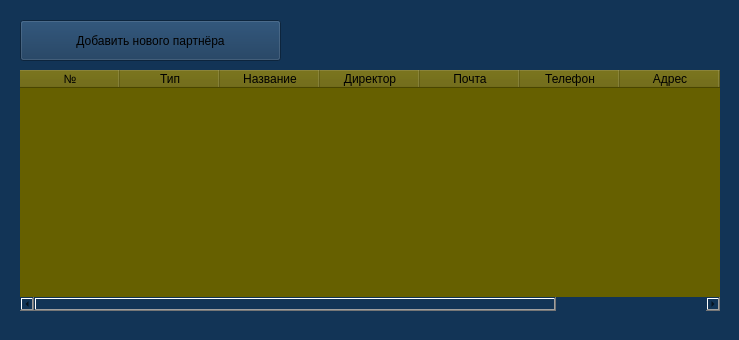
<?xml version="1.0" encoding="UTF-8"?>
<ui version="4.0">
 <class>Partner</class>
 <widget class="QMainWindow" name="Partner">
  <property name="geometry">
   <rect>
    <x>0</x>
    <y>0</y>
    <width>739</width>
    <height>340</height>
   </rect>
  </property>
  <property name="windowTitle">
   <string>Партнёры</string>
  </property>
  <property name="windowIcon">
   <iconset>
    <normaloff>images/Мастер пол.ico</normaloff>images/Мастер пол.ico</iconset>
  </property>
  <property name="styleSheet">
   <string notr="true">background-color: #123456;</string>
  </property>
  <widget class="QWidget" name="centralwidget">
   <widget class="QTableWidget" name="tablePartner">
    <property name="geometry">
     <rect>
      <x>20</x>
      <y>70</y>
      <width>700</width>
      <height>241</height>
     </rect>
    </property>
    <property name="acceptDrops">
     <bool>false</bool>
    </property>
    <property name="styleSheet">
     <string notr="true">border: 0px;
max-width: 700px;
background-color:#666000;
border-radius: 15px;</string>
    </property>
    <property name="dragEnabled">
     <bool>false</bool>
    </property>
    <property name="alternatingRowColors">
     <bool>false</bool>
    </property>
    <property name="sortingEnabled">
     <bool>false</bool>
    </property>
    <attribute name="horizontalHeaderCascadingSectionResizes">
     <bool>false</bool>
    </attribute>
    <attribute name="verticalHeaderShowSortIndicator" stdset="0">
     <bool>false</bool>
    </attribute>
    <column>
     <property name="text">
      <string>№</string>
     </property>
    </column>
    <column>
     <property name="text">
      <string>Тип</string>
     </property>
    </column>
    <column>
     <property name="text">
      <string>Название</string>
     </property>
    </column>
    <column>
     <property name="text">
      <string>Директор</string>
     </property>
    </column>
    <column>
     <property name="text">
      <string>Почта</string>
     </property>
    </column>
    <column>
     <property name="text">
      <string>Телефон</string>
     </property>
    </column>
    <column>
     <property name="text">
      <string>Адрес</string>
     </property>
    </column>
    <column>
     <property name="text">
      <string>ИНН</string>
     </property>
    </column>
    <column>
     <property name="text">
      <string>Рейтинг</string>
     </property>
    </column>
   </widget>
   <widget class="QPushButton" name="addNewPartnerButton">
    <property name="geometry">
     <rect>
      <x>20</x>
      <y>20</y>
      <width>261</width>
      <height>41</height>
     </rect>
    </property>
    <property name="cursor">
     <cursorShape>PointingHandCursor</cursorShape>
    </property>
    <property name="toolTip">
     <string/>
    </property>
    <property name="styleSheet">
     <string notr="true">QPushButton {
background-color:#666000;

border: 6px;
color:black;
font: 87 10pt \&quot;Segoe UI Black\&quot;;\n\;
}
QPushButton:hover {
background-color:rgb(91, 91, 91);
}
QPushButton:pressed {
background-color: rgb(61, 61, 61);
}

</string>
    </property>
    <property name="text">
     <string>Добавить нового партнёра</string>
    </property>
   </widget>
  </widget>
  <widget class="QStatusBar" name="statusbar"/>
 </widget>
 <resources/>
 <connections/>
</ui>
